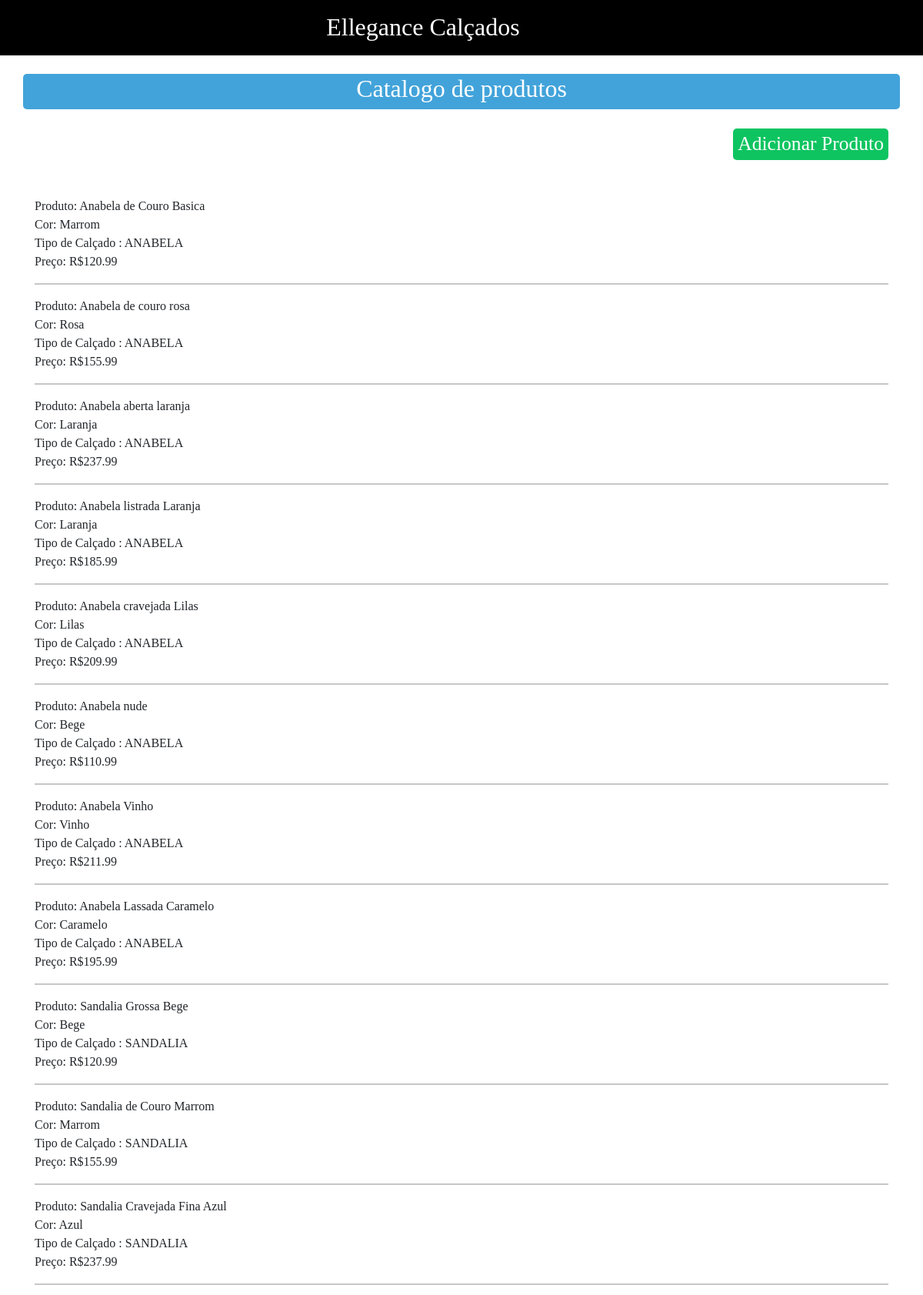
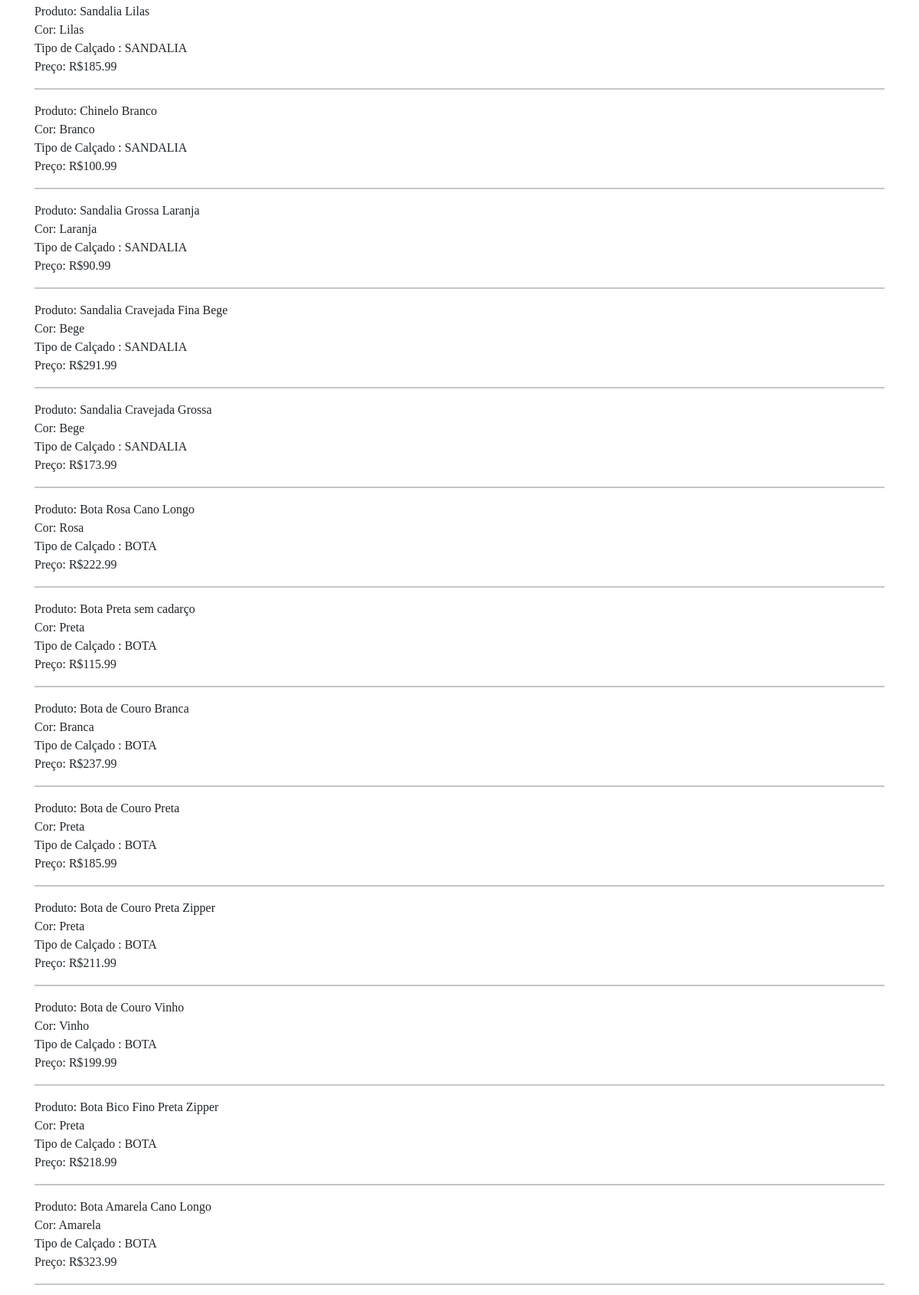
Screenshot of /Cadastro/cadastro.php (upper part) with the database file from the repository (2 pictures, top to bottom).
### tables this page shows
CREATE TABLE IF NOT EXISTS tbProd(
id INT NOT NULL PRIMARY KEY auto_increment,
    descricao VARCHAR(120) NOT NULL,
    cor VARCHAR(20) NOT NULL,
    preco FLOAT NOT NULL,
    tipo VARCHAR(20) NOT NULL
);

### Cadastro/cadastro.php (the view, shortened to what this page needs)
<!DOCTYPE html>
<html lang="pt-br">
<head>
    <link href="https://cdn.jsdelivr.net/npm/bootstrap@5.1.3/dist/css/bootstrap.min.css" rel="stylesheet">
    <link href="https://maxcdn.bootstrapcdn.com/bootstrap/4.1.1/css/bootstrap.min.css" rel="stylesheet" id="bootstrap-css">
    <link rel="stylesheet" href="cadastro.css">
    <link rel="stylesheet" href="cadastro.js">
</head>
<body>
<header>
        <div class="container-fluid text-center">
           <div class="row">
            <div class="col-11 pt-3 pb-1">
                <h2>Ellegance Calçados</h2>
            </div>
            <div class="col-1 pt-3 pb-3">
                <a class="d-flex justify-content-center icon"  data-bs-toggle="modal" data-bs-target="#exampleModal"><i class=" fa-solid fa-user d-flex mt-3" style="color: #fff; scale: 2;"></i></a>
            </div>
        </div>
            </div>
    </header>
    <div class="container pt-4">
        <div class="conteudo">
            <div class="row azul">
                <h2 class="d-flex justify-content-center">Catalogo de produtos</h2>
            </div>
            <form action="">
                <div class="row">
                    <div class="col-12 d-flex justify-content-end">
                        <button type="button" data-bs-toggle="modal" data-bs-target="#exampleModal" class="botad">Adicionar Produto</button>
                    </div>
                </div>
                <div class="pt-5"></div>
            </form>
            <div class="">
            <?php
                $pdo = new PDO('mysql:host=localhost;dbname=ellegance','root','');
                $sql = $pdo->prepare("SELECT * FROM tbprod");
                $sql->execute();
                $info = $sql->fetchALL();
                foreach ($info as $key => $value) {
                    echo 'Produto: '.$value['descricao'];
                    echo '<br/>Cor: '.$value['cor'];
                    echo '<br/>Tipo de Calçado : '.$value['tipo'];
                    echo '<br/>Preço: R$'.$value['preco'];
                    echo '<hr>';
                }
            ?>
            </div>
        </div>
    </div>
</body>

### Cadastro/cadastro.css (style rules this page uses)
html, body { height: 100%; }
body { font-family: Volga; display: flex; flex-direction: column; margin: 0,auto; }
.conteudo { flex: 1 0 auto; padding-top: 25 px; }
.icon { width: 40px; height: 40px; cursor: pointer; }
header { background-color: black; color: white; }
a { text-decoration: none; list-style: none; color: black; }
.azul { background-color: #42A3DA; color: white; border-radius: 5px; margin-bottom: 25px; }
.botad { background-color: #0ec460; color: white; align-items: center; font-size: 1.6rem; border-radius: 5px; border: #0ec460; }

### rows the page displays
tbprod: descricao "Anabela de Couro Basica", cor "Marrom", tipo "ANABELA", preco "120.99"
tbprod: descricao "Anabela de couro rosa", cor "Rosa", tipo "ANABELA", preco "155.99"
tbprod: descricao "Anabela aberta laranja", cor "Laranja", tipo "ANABELA", preco "237.99"
tbprod: descricao "Anabela listrada Laranja", cor "Laranja", tipo "ANABELA", preco "185.99"
tbprod: descricao "Anabela cravejada Lilas", cor "Lilas", tipo "ANABELA", preco "209.99"
tbprod: descricao "Anabela nude", cor "Bege", tipo "ANABELA", preco "110.99"
tbprod: descricao "Anabela Vinho", cor "Vinho", tipo "ANABELA", preco "211.99"
tbprod: descricao "Anabela Lassada Caramelo", cor "Caramelo", tipo "ANABELA", preco "195.99"
tbprod: descricao "Sandalia Grossa Bege", cor "Bege", tipo "SANDALIA", preco "120.99"
tbprod: descricao "Sandalia de Couro Marrom", cor "Marrom", tipo "SANDALIA", preco "155.99"
tbprod: descricao "Sandalia Cravejada Fina Azul", cor "Azul", tipo "SANDALIA", preco "237.99"
tbprod: descricao "Sandalia Lilas", cor "Lilas", tipo "SANDALIA", preco "185.99"
tbprod: descricao "Chinelo Branco", cor "Branco", tipo "SANDALIA", preco "100.99"
tbprod: descricao "Sandalia Grossa Laranja", cor "Laranja", tipo "SANDALIA", preco "90.99"
tbprod: descricao "Sandalia Cravejada Fina Bege", cor "Bege", tipo "SANDALIA", preco "291.99"
tbprod: descricao "Sandalia Cravejada Grossa", cor "Bege", tipo "SANDALIA", preco "173.99"
tbprod: descricao "Bota Rosa Cano Longo", cor "Rosa", tipo "BOTA", preco "222.99"
tbprod: descricao "Bota Preta sem cadarço", cor "Preta", tipo "BOTA", preco "115.99"
tbprod: descricao "Bota de Couro Branca", cor "Branca", tipo "BOTA", preco "237.99"
tbprod: descricao "Bota de Couro Preta", cor "Preta", tipo "BOTA", preco "185.99"
tbprod: descricao "Bota de Couro Preta Zipper", cor "Preta", tipo "BOTA", preco "211.99"
tbprod: descricao "Bota de Couro Vinho", cor "Vinho", tipo "BOTA", preco "199.99"
tbprod: descricao "Bota Bico Fino Preta Zipper", cor "Preta", tipo "BOTA", preco "218.99"
tbprod: descricao "Bota Amarela Cano Longo", cor "Amarela", tipo "BOTA", preco "323.99"
